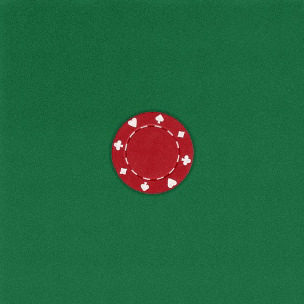
#> input picture img/posicao_1.bmp, 304 x 304 px
$ python subtract.py
#> lines starting #> are read from the running program, lines starting #| are printed output that depends on the picture
import cv2
p1_path = '../../img/posicao_1.bmp'
p2_path = '../../img/posicao_2.bmp'
p1 = cv2.imread(p1_path)
#> p1 is the input picture: shape (304, 304, 3); mean B, G, R 63.2, 102.3, 36.2
p2 = cv2.imread(p2_path)
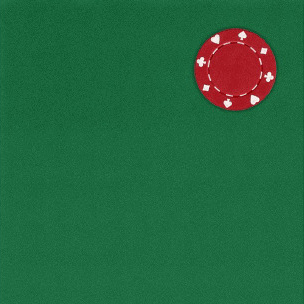
#> input picture img/posicao_2.bmp, 304 x 304 px
#> p2 is the input picture: shape (304, 304, 3); mean B, G, R 63.3, 102.4, 36.3
img = cv2.subtract(p2,p1)
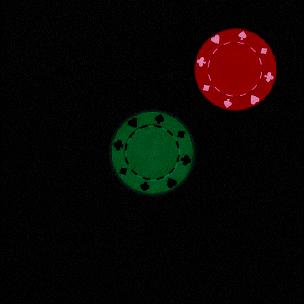
#> img: shape (304, 304, 3); mean B, G, R 3.9, 6.3, 10.1
cv2.imshow('Imagem subtraida',img)
cv2.waitKey(0)
cv2.destroyAllWindows()
